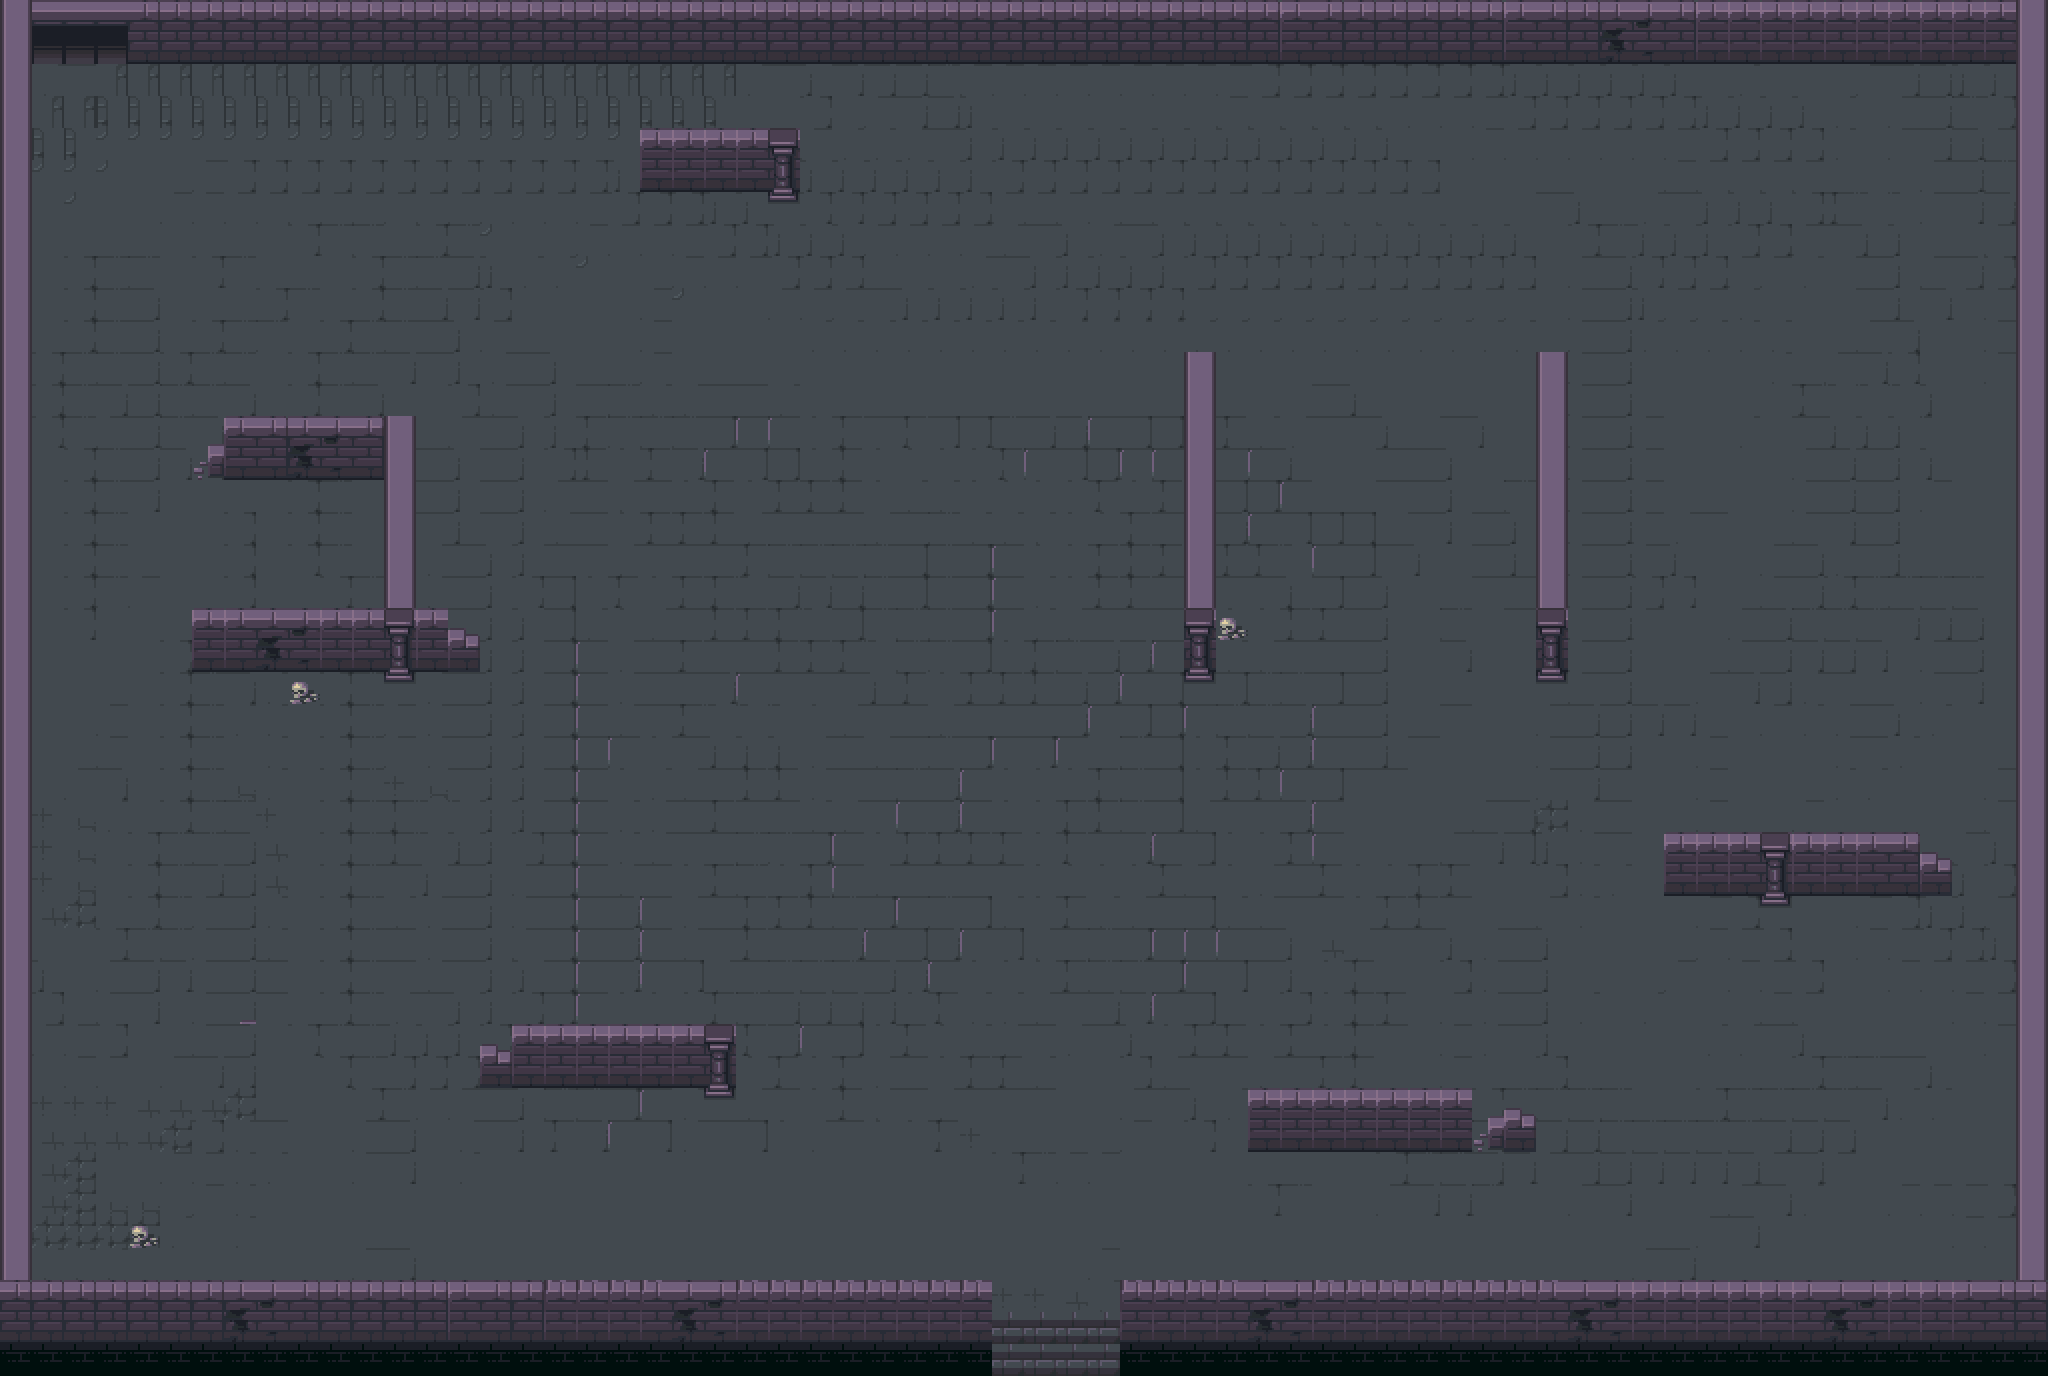

Tiled map render using the project's own tile images. Description and the map definition, with tile-layer contents summarised, below:
An orthogonal 64x43 tile map with 32x32 px tiles, 2 tile layers (groundLayer, wallLayer), 2 tilesets.

<map version="1.5" tiledversion="1.7.2" orientation="orthogonal" renderorder="right-down" width="64" height="43" tilewidth="32" tileheight="32" infinite="0" nextlayerid="3" nextobjectid="1">
 <editorsettings>
  <export target="stage3.json" format="json" />
 </editorsettings>
 <tileset firstgid="1" name="base32x32" tilewidth="32" tileheight="32" tilecount="1064" columns="8">
  <image source="base32x32.png" width="256" height="4256" />
 </tileset>
 <tileset firstgid="1065" name="dungeon32x32" tilewidth="32" tileheight="32" tilecount="288" columns="24">
  <image source="Dungeon32x32.png" width="768" height="384" />
 </tileset>
 <layer id="1" name="groundLayer" width="64" height="43">
  <data>[2752 cells, 2694 non-empty, 34 distinct tile ids]</data>
 </layer>
 <layer id="2" name="wallLayer" width="64" height="43">
  <data>[2752 cells, 514 non-empty, 20 distinct tile ids]</data>
 </layer>
</map>
